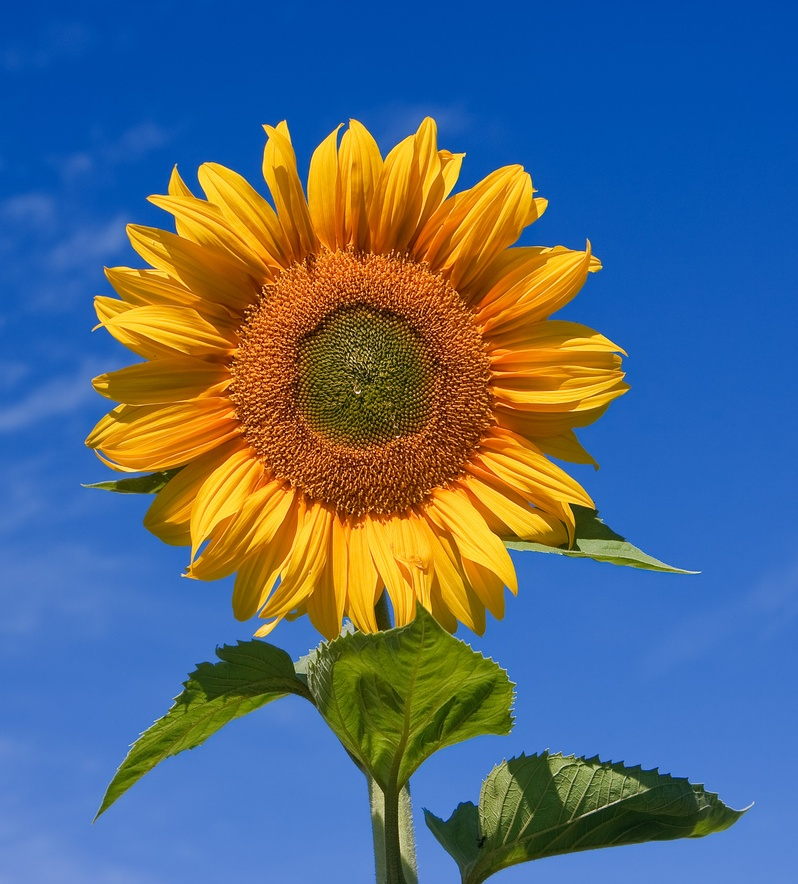
#> input picture Sunflower.jpg, 798 x 884 px, shrunk from 1404 x 1555 before the run
$ python -i sketch.py   (imports and definitions only)
#> lines starting #> are read from the running program, lines starting #| are printed output that depends on the picture
#> further down, picture is the input picture: shape (884, 798, 3); mean B, G, R 126.8, 106.1, 84.3
# -*- coding: utf-8 -*-
"""Untitled24.ipynb

Automatically generated by Colab.

Original file is located at
    https://colab.research.google.com/drive/1K7I79tpah03ItOOLKgrbN4zyDV_ncd4A
"""

import cv2
import numpy as np
import matplotlib.pyplot as plt

def sketch_image(img):

    # Convert the image to RGB
    img = cv2.cvtColor(img, cv2.COLOR_BGR2RGB)

    # Convert the image to grayscale
    img_gray = cv2.cvtColor(img, cv2.COLOR_RGB2GRAY)
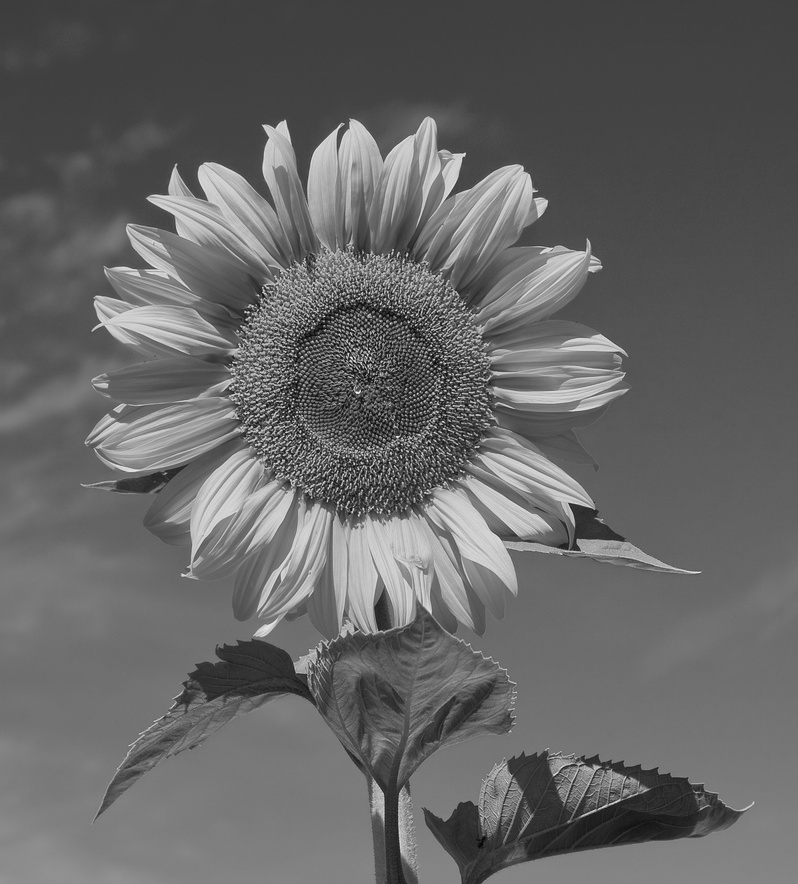
#> img_gray: shape (884, 798); min 4, max 249, mean 101.9

    # Invert the grayscale image
    img_invert = cv2.bitwise_not(img_gray)
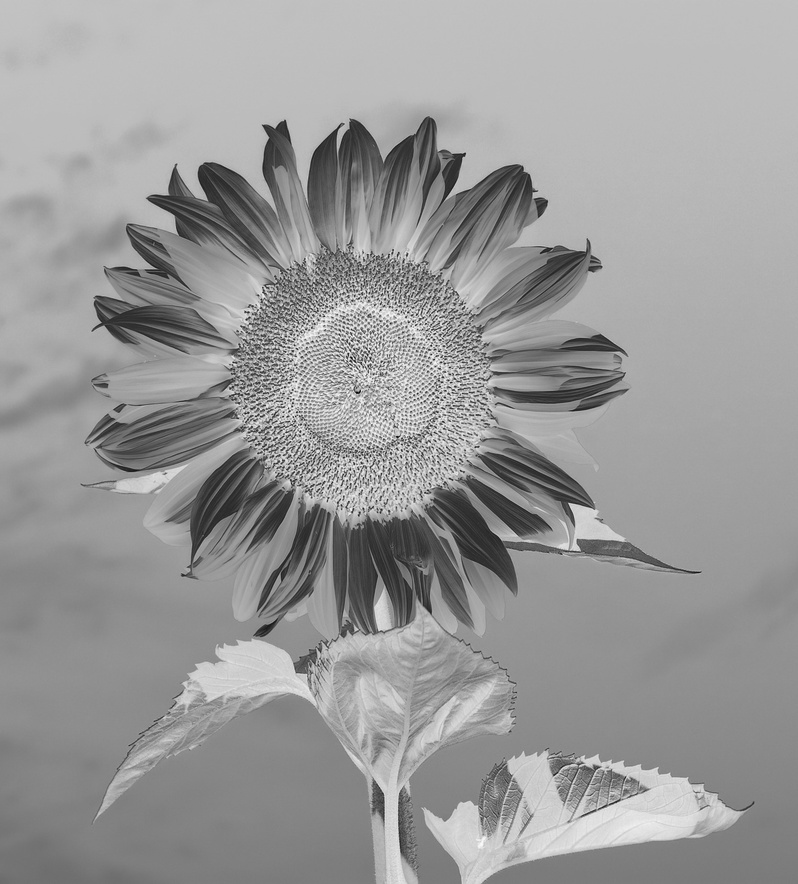
#> img_invert: shape (884, 798); min 6, max 251, mean 153.1

    # Smoothen the inverted image
    img_smoothing = cv2.GaussianBlur(img_invert, (21, 21), sigmaX=0, sigmaY=0)
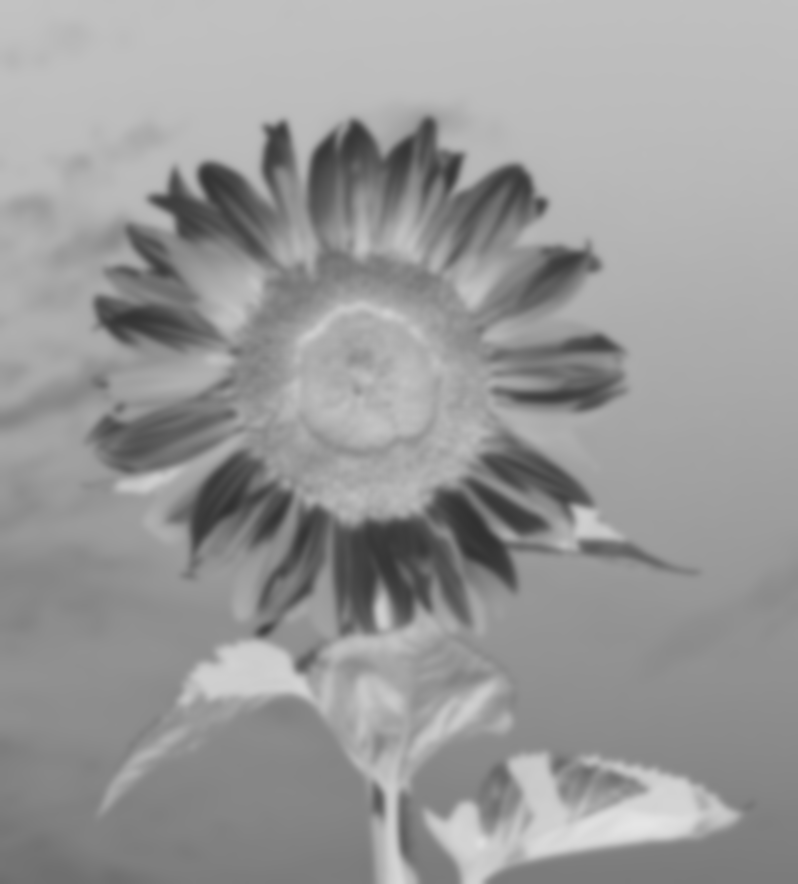
#> img_smoothing: shape (884, 798); min 49, max 229, mean 153.1

    # Final sketch image
    final = cv2.divide(img_gray, 255 - img_smoothing, scale=230)
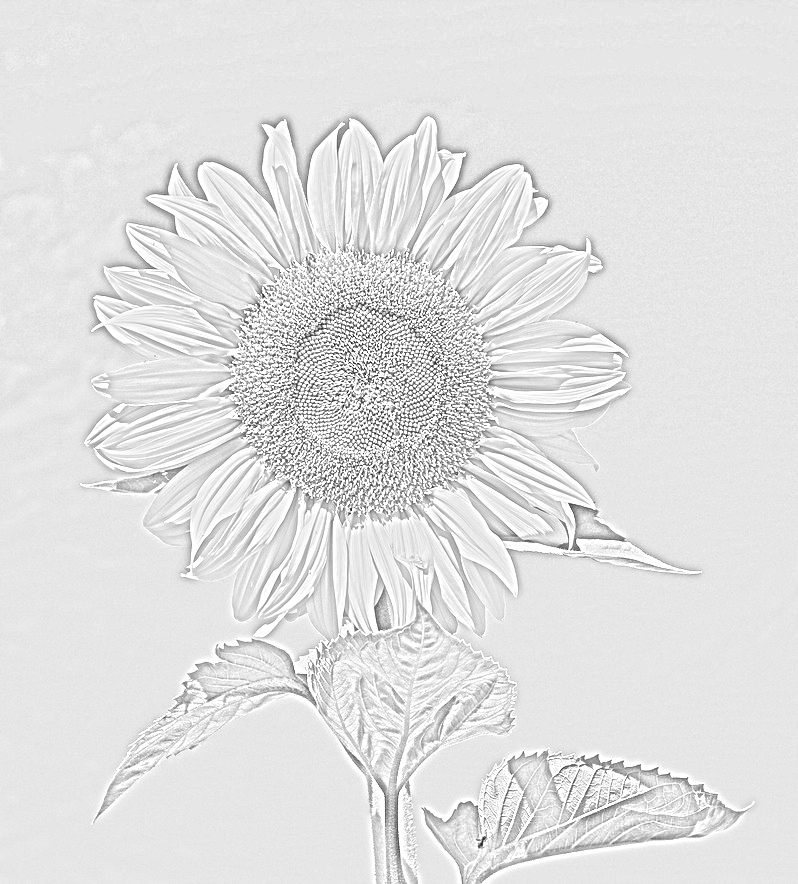
#> final: shape (884, 798); min 9, max 255, mean 224.9

    return final

'''# Example usage
input_image_path = ('/content/sketch.jpeg')
try:
    sketch = sketch_image(input_image_path)

    # Display the sketch image
    plt.figure(figsize=(8,8))
    plt.imshow(sketch, cmap="gray")
    plt.axis("off")
    plt.title("Sketch Image")
    plt.show()
except FileNotFoundError as e:
    print(e)'''

>>> import cv2
>>> picture = cv2.imread('Sunflower.jpg')
>>> result = sketch_image(picture)

$ run again, on flower.jpg
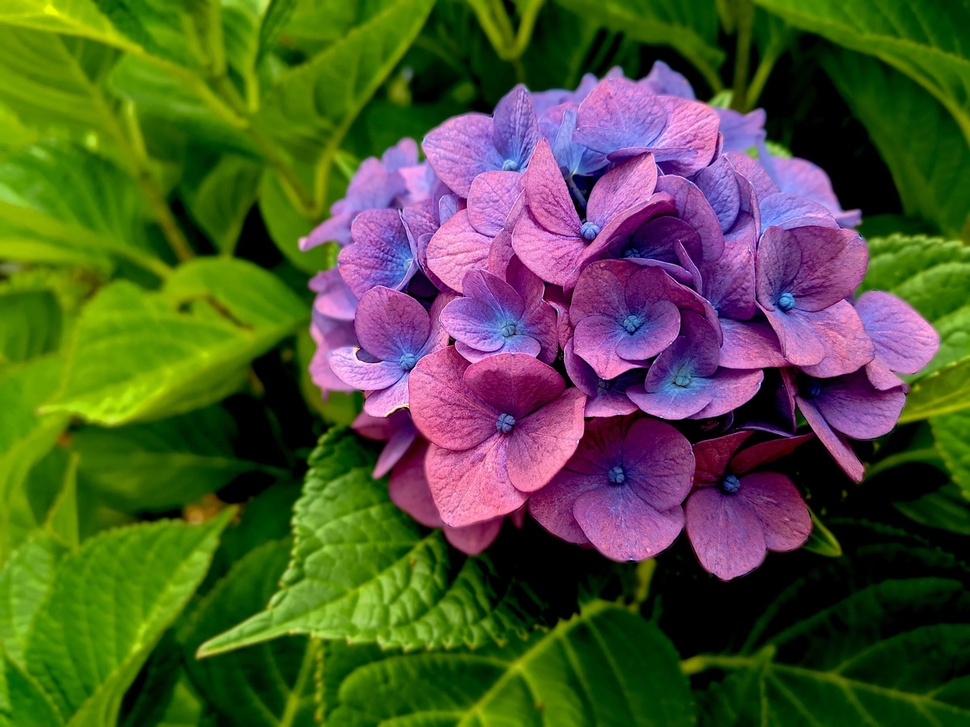
#> input picture flower.jpg, 970 x 727 px, shrunk from 2400 x 1800 before the run
#> picture is the input picture: shape (727, 970, 3); mean B, G, R 50.6, 86.2, 79.2
#> in sketch_image, `img_smoothing = cv2.GaussianBlur(img_invert, (21, 21), sigmaX=0, sigma..`:
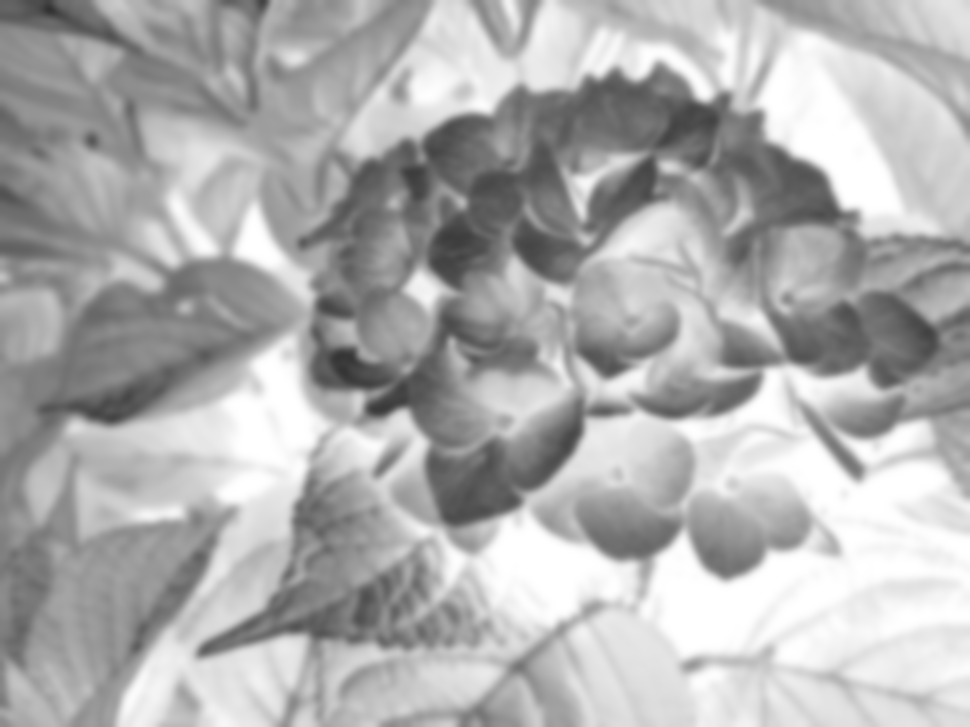
#> img_smoothing: shape (727, 970); min 49, max 255, mean 175
#> in sketch_image, `final = cv2.divide(img_gray, 255 - img_smoothing, scale=230)`:
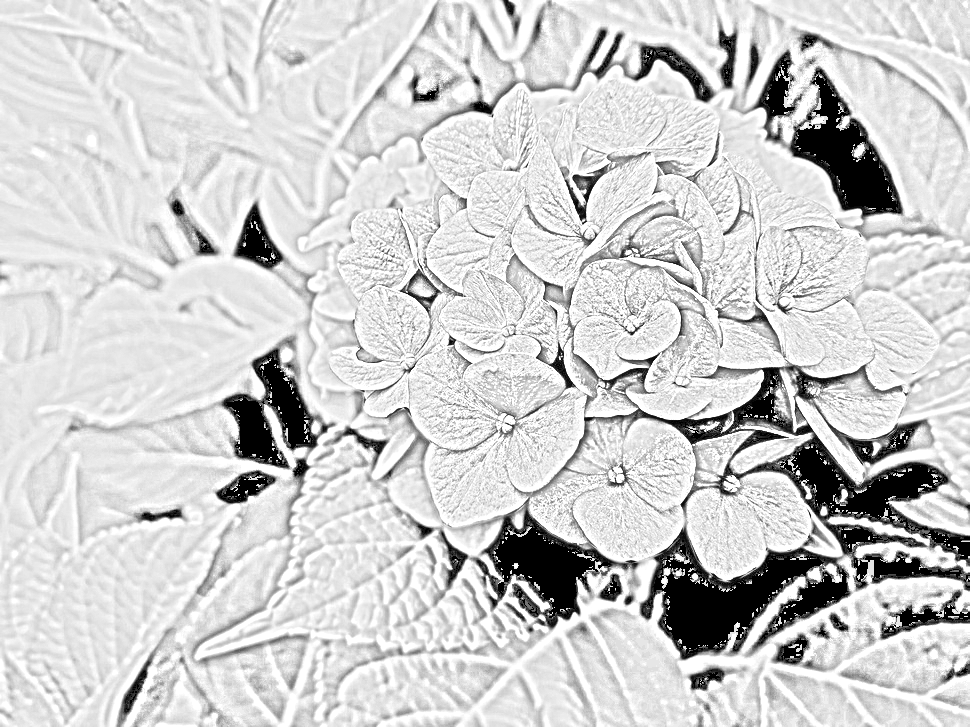
#> final: shape (727, 970); min 0, max 255, mean 207
